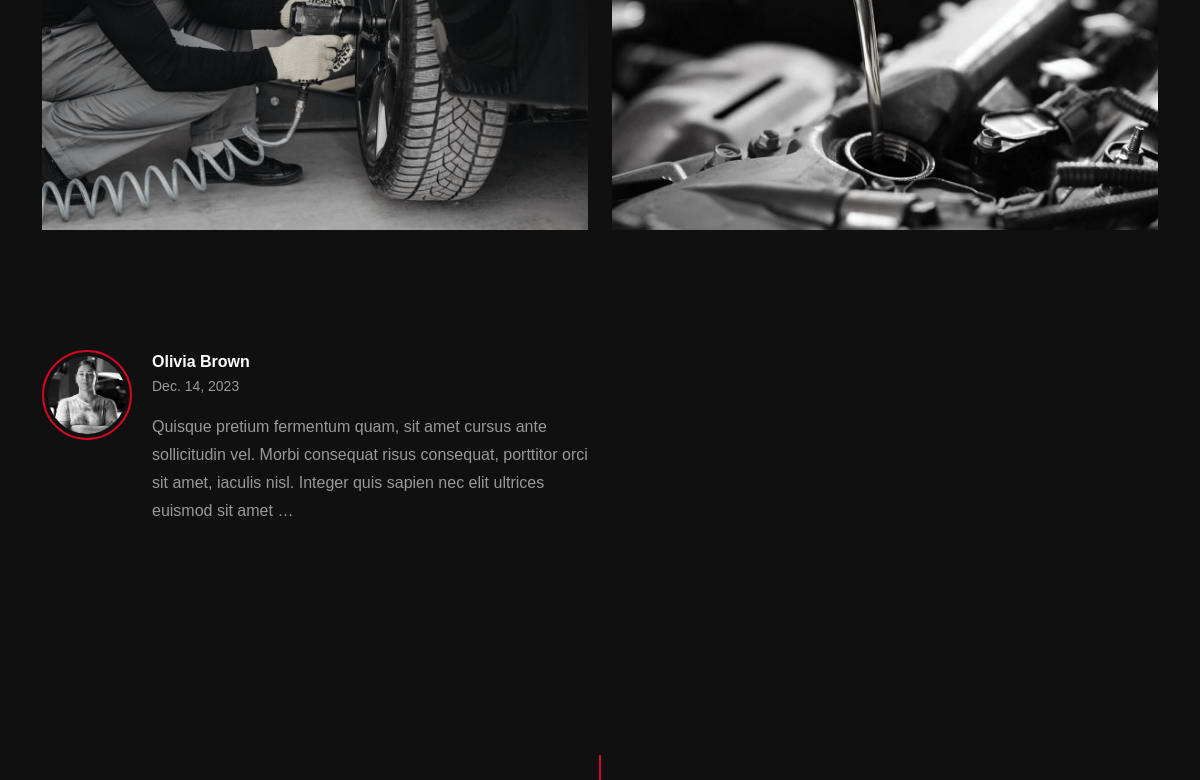
The app's page /blog/tips-for-winterizing-your-car/ (middle part), older data.
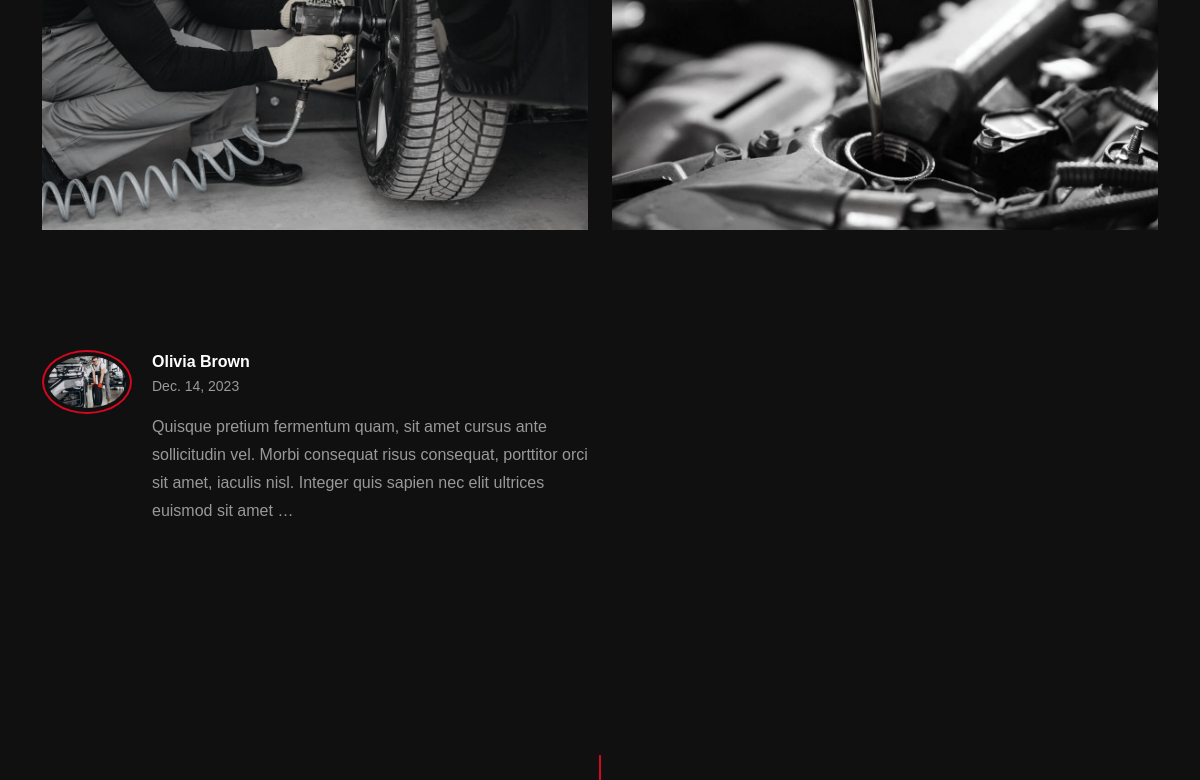
The same page, newer data.
### web/models.py (models this page shows, shortened)
class Blog(models.Model):
    user = models.CharField(max_length=120,blank=True,null=True)
    user_image = models.ImageField(upload_to="blog/")
    date = models.DateField(default=timezone.now)
    sub_title = models.CharField(max_length=200,blank=True,null=True)
    title = models.CharField(max_length=200,blank=True,null=True)
    slug = models.SlugField(unique=True, max_length=100, blank=True)
    image = models.ImageField(upload_to="blog/")
    second_image = models.ImageField(upload_to="blog/")
    content = HTMLField(blank=True, null=True)
    class Meta:
        verbose_name = ('Blog')
        verbose_name_plural = ('Blogs')

### web/views.py (the view)
# urls.py: path('blog/<slug:slug>/', views.blog_detail, name='blog_detail'),
def blog_detail(request, slug):
    blogs = get_object_or_404(Blog, slug=slug)
    context = {
        "blogs": blogs,
    }
    return render(request, "web/blog-details.html", context)

### web/context_processors.py (called while the page is built)
def main_context(request):
    context = {"bookingform": BookingForm()}
    return context

### templates/web/blog-details.html (shortened to what this page needs)
{% extends 'web/base.html' %}{% load static %}{% block title %}Blog{% endblock %}
{% block content %}
    <section class="post section-padding">
        <div class="container">
            <div class="row mt-45 mb-30">
                <div class="col-md-6 mb-30">
                    <div class="img-grayscale"><img src="{{blogs.image.url}}" alt=""> </div>
                </div>
                <div class="col-md-6">
                    <div class="img-grayscale"><img src="{{blogs.second_image.url}}" alt=""> </div>
                </div>
            </div>
            <div class="section">
                <div class="row">
                    <div class="col-md-6">
                        <div class="wrap">
                            <div class="user"> <img src="{{blogs.user_image.url}}" alt=""> </div>
                            <div class="cont">
                                <h6>{{blogs.user}} &nbsp;&nbsp;<span>{{blogs.date}}</span></h6>
                                <p>{{blogs.content|truncatechars:199|safe}}</p>
                            </div>
                        </div>
                    </div>
                </div>
            </div>
        </div>
    </section>
    <div class="line-vr-section"></div>
{% endblock %}

Row changes from the older to the newer data that the page shows:
changed Blog "Olivia Brown": user_image: a different picture
